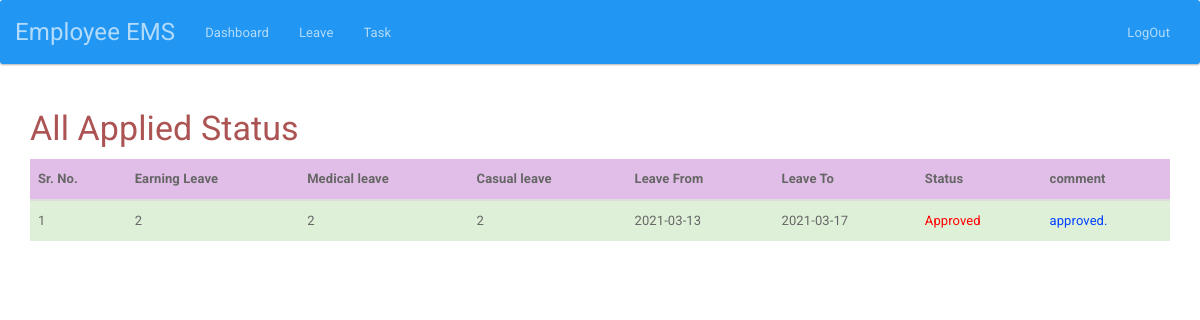
Page /employee/appliedleave.php (signed in) on the committed database.
### tables this page shows
CREATE TABLE `applyed_leave` (
  `id` int(11) NOT NULL,
  `l_form` varchar(1000) NOT NULL,
  `l_to` varchar(1000) NOT NULL,
  `e_leave` int(255) NOT NULL,
  `m_leave` int(255) NOT NULL,
  `c_leave` int(255) NOT NULL,
  `apply_by` int(11) NOT NULL,
  `status` varchar(1000) NOT NULL,
  `comment` varchar(1000) NOT NULL,
  `applied_date` timestamp NOT NULL DEFAULT current_timestamp() ON UPDATE current_timestamp()
);

### employee/appliedleave.php (the view, shortened to what this page needs)
<?php include"../authentication/auth.php"; ?>
<!DOCTYPE html>
<html>
<head>
  <link rel="stylesheet" type="text/css" href="../css/style.css">
<body>
  <?php include 'header.php'; ?>
<div class="container">
<h3 style="color: #ac5353;">All Applied Status</h3>
<table class="table table-striped table-hover">
  <thead>
    <tr class="info">
      <th>Sr. No.</th>
      <th>Earning Leave</th>
      <th>Medical leave</th>
      <th>Casual leave</th>
      <th>Leave From</th>
      <th>Leave To</th>
      <th>Status</th>
      <th>comment</th>
    </tr>
  </thead>
  <tbody>
    <?php
     $i = 1;
      $user_id=$_SESSION['user_id'];
      $query= "select * from `applyed_leave` where `apply_by`=$user_id";
      $res=mysqli_query($conn,$query);
      $count=mysqli_num_rows($res);
      if($count>0)
      {
      while($row= mysqli_fetch_array($res))
      {
    ?>
    <tr class="success">
       <td><?php echo $i; ?></td>
      <td class="mleave"><?php echo $row['m_leave']; ?></td>
      <td class="mleave"><?php echo $row['m_leave']; ?></td>
      <td class="cleave"><?php echo $row['c_leave']; ?></td>
      <td><?php echo $row['l_form']; ?></td>
      <td class="eleave"><?php echo $row['l_to']; ?></td>
      <td class="v_from" style="color: red;"><?php echo $row['status']; ?></td>
      <td class="" style="color:  #0040ff;"><?php echo $row['comment']; ?></td>
    </tr>
   <?php $i++; }
 }else{
    echo "No Record Found";
   } ?>
  </tbody>
</table>
</div>
</body>
</html>

### rows in the picture
applyed_leave: m_leave "2", c_leave "2", l_form "2021-03-13", l_to "2021-03-17", status "Approved", comment "approved."
